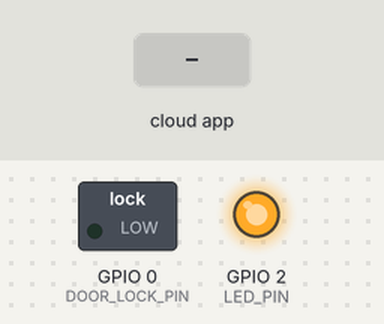
The sketch below on a simulated ESP8266 (NodeMCU). Parts: switched loads named in the sketch (green lamp = pin HIGH), output pins drawn as LEDs (lit = HIGH). The test bench sets the inputs (shaded band). WiFi joins after 1.5 s; servers stay silent unless stated; the Firebase database answers and starts empty; what the sketch prints to the serial monitor is not drawn.

Above: at 2.8 s.
2.9 s: the phone or cloud app sets door to 1
At 3.7 s:
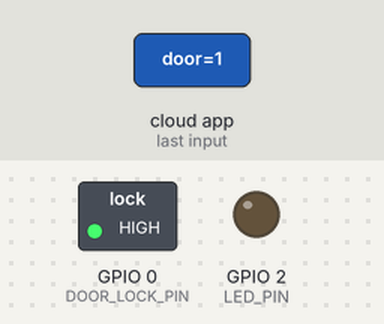
4.4 s: the phone or cloud app sets door to 0
At 5.7 s:
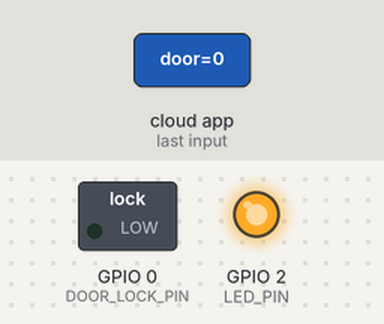
Timing chart, 0 to 7.4 s (numbered marks = the images above; inputs shaded):
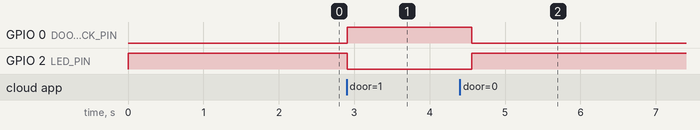

The sketch:

firebase_door_lock.ino
```cpp
/*
 * ESP01/ESP8266 Firebase Door Lock Control
 * Điều khiển khóa cửa điện tử qua Firebase với bảo mật mật khẩu
 */

#include <ESP8266WiFi.h>
#include <FirebaseESP8266.h>

// Cấu hình WiFi
#define WIFI_SSID "TEN_WIFI_CUA_BAN"
#define WIFI_PASSWORD "MAT_KHAU_WIFI"

// Cấu hình Firebase
#define FIREBASE_HOST "nhalinhtinh-56f89-default-rtdb.asia-southeast1.firebasedatabase.app"
#define FIREBASE_AUTH "DATABASE_SECRET_KEY"

// Cấu hình chân GPIO
#define DOOR_LOCK_PIN 0    // GPIO0 - Điều khiển khóa cửa (relay)
#define LED_PIN 2          // GPIO2 - LED chỉ thị trạng thái

// Firebase objects
FirebaseData firebaseData;

// Trạng thái khóa cửa
bool doorUnlocked = false;
unsigned long lastCheckTime = 0;
const long checkInterval = 500;  // Kiểm tra mỗi 0.5 giây

void setup() {
  Serial.begin(115200);
  Serial.println();
  Serial.println("=== ESP Firebase Door Lock Control ===");

  // Cấu hình chân GPIO
  pinMode(DOOR_LOCK_PIN, OUTPUT);
  pinMode(LED_PIN, OUTPUT);

  // Khóa cửa ban đầu
  digitalWrite(DOOR_LOCK_PIN, LOW);
  digitalWrite(LED_PIN, HIGH);  // LED sáng = cửa khóa

  // Kết nối WiFi
  connectWiFi();

  // Khởi tạo Firebase
  Firebase.begin(FIREBASE_HOST, FIREBASE_AUTH);
  Firebase.reconnectWiFi(true);

  // Thiết lập buffer
  firebaseData.setBSSLBufferSize(1024, 1024);
  firebaseData.setResponseSize(1024);

  // Khởi tạo mật khẩu mặc định nếu chưa có
  initializeDefaultPassword();

  Serial.println("Sẵn sàng điều khiển khóa cửa!");
  Serial.println("---");
}

void loop() {
  unsigned long currentTime = millis();

  // Kiểm tra kết nối WiFi
  if (WiFi.status() != WL_CONNECTED) {
    Serial.println("Mất kết nối WiFi! Đang kết nối lại...");
    connectWiFi();
  }

  // Đọc lệnh điều khiển từ Firebase
  if (currentTime - lastCheckTime >= checkInterval) {
    lastCheckTime = currentTime;
    checkDoorControl();
  }

  delay(100);
}

// Hàm kết nối WiFi
void connectWiFi() {
  WiFi.begin(WIFI_SSID, WIFI_PASSWORD);
  Serial.print("Đang kết nối WiFi");

  int attempts = 0;
  while (WiFi.status() != WL_CONNECTED && attempts < 20) {
    delay(500);
    Serial.print(".");
    attempts++;
  }

  if (WiFi.status() == WL_CONNECTED) {
    Serial.println();
    Serial.println("✓ Đã kết nối WiFi!");
    Serial.print("IP Address: ");
    Serial.println(WiFi.localIP());
  } else {
    Serial.println();
    Serial.println("✗ Không thể kết nối WiFi!");
  }
}

// Khởi tạo mật khẩu mặc định
void initializeDefaultPassword() {
  if (Firebase.getString(firebaseData, "/security/doorPassword")) {
    Serial.println("Mật khẩu đã tồn tại");
  } else {
    // Tạo mật khẩu mặc định: 1234
    if (Firebase.setString(firebaseData, "/security/doorPassword", "1234")) {
      Serial.println("Đã tạo mật khẩu mặc định: 1234");
    }
  }
}

// Kiểm tra lệnh điều khiển cửa
void checkDoorControl() {
  if (Firebase.getBool(firebaseData, "/controls/door")) {
    bool newState = firebaseData.boolData();

    if (newState != doorUnlocked) {
      doorUnlocked = newState;

      if (doorUnlocked) {
        // Mở khóa cửa
        digitalWrite(DOOR_LOCK_PIN, HIGH);
        digitalWrite(LED_PIN, LOW);  // LED tắt = cửa mở
        Serial.println("🔓 Cửa đã MỞ KHÓA");
      } else {
        // Khóa cửa
        digitalWrite(DOOR_LOCK_PIN, LOW);
        digitalWrite(LED_PIN, HIGH);  // LED sáng = cửa khóa
        Serial.println("🔒 Cửa đã KHÓA");
      }
    }
  }
}

/*
 * CẤU TRÚC DỮ LIỆU FIREBASE:
 *
 * /controls/
 *   {
 *     "door": true/false
 *   }
 *
 * /security/
 *   {
 *     "doorPassword": "1234"
 *   }
 *
 * CÁCH HOẠT ĐỘNG:
 * 1. Web yêu cầu mở khóa bằng cách nhập mật khẩu
 * 2. Web kiểm tra mật khẩu với /security/doorPassword
 * 3. Nếu đúng, web gửi lệnh "door: true" lên Firebase
 * 4. Arduino đọc lệnh và kích hoạt relay mở khóa
 * 5. Sau 5 giây, web tự động gửi lệnh "door: false" để khóa lại
 *
 * KẾT NỐI PHẦN CỨNG:
 * - GPIO0 -> Relay -> Khóa cửa điện tử
 * - GPIO2 -> LED chỉ thị (tùy chọn)
 * - Relay module cần được cấp nguồn riêng 5V/12V
 * - Khóa cửa điện từ (solenoid lock) hoặc khóa motor
 *
 * BẢO MẬT:
 * - Mật khẩu được lưu trữ trên Firebase
 * - Web xác thực mật khẩu trước khi gửi lệnh
 * - Arduino chỉ thực thi lệnh, không xác thực mật khẩu
 * - Tự động khóa lại sau 5 giây để đảm bảo an toàn
 *
 * FIREBASE RULES (cho phép đọc/ghi):
 * {
 *   "rules": {
 *     "controls": {
 *       ".read": true,
 *       ".write": true
 *     },
 *     "security": {
 *       ".read": true,
 *       ".write": true
 *     }
 *   }
 * }
 */
```

Measured:
- after the input at 2.9 s, GPIO 0 (DOOR_LOCK_PIN): LOW → HIGH at once; GPIO 2 (LED_PIN): HIGH → LOW at once
- after the input at 4.4 s, GPIO 0 (DOOR_LOCK_PIN): HIGH → LOW after 0.16 s; GPIO 2 (LED_PIN): LOW → HIGH after 0.16 s
